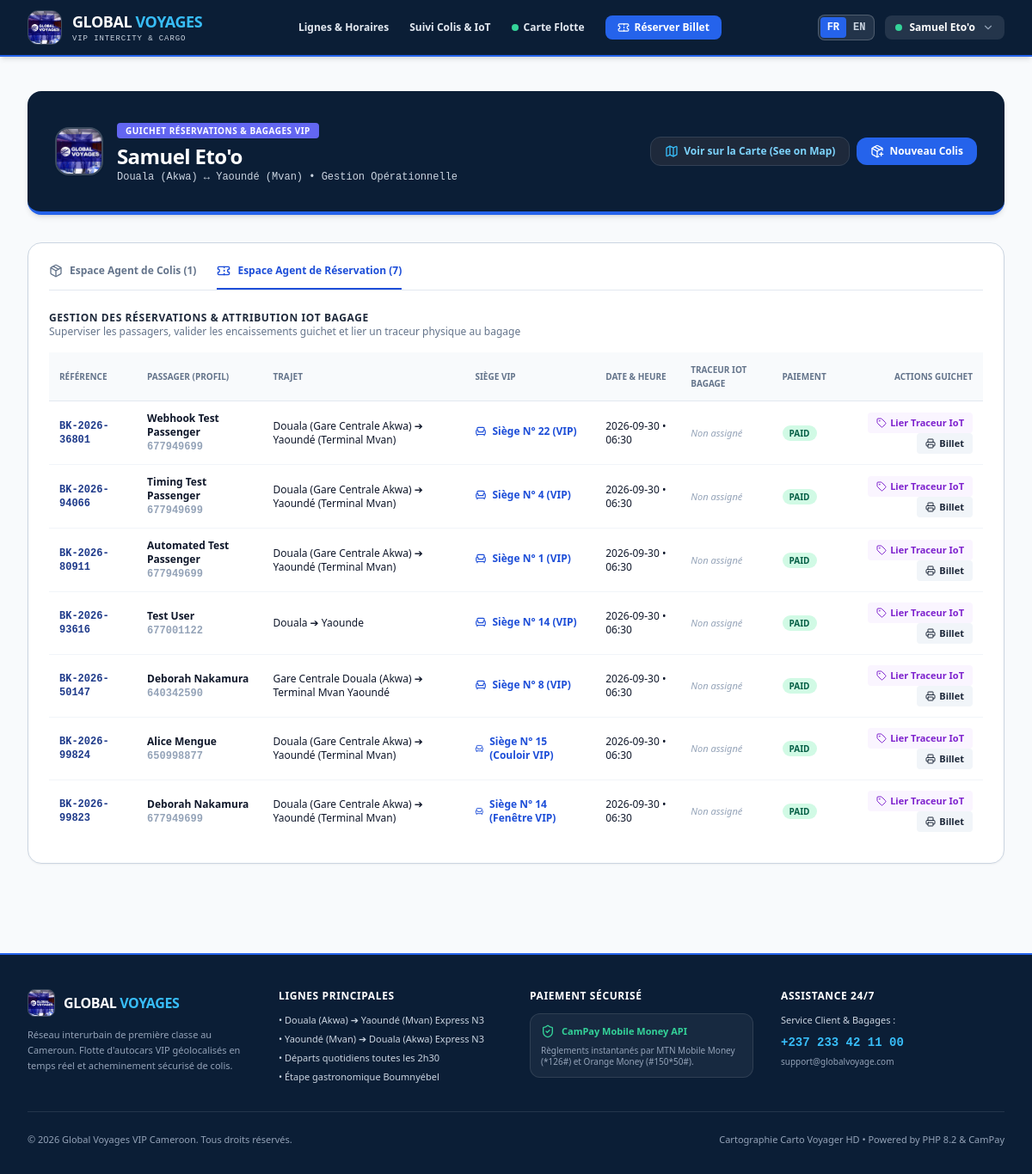
Page /agent/index.php (signed in) on the earlier database version.
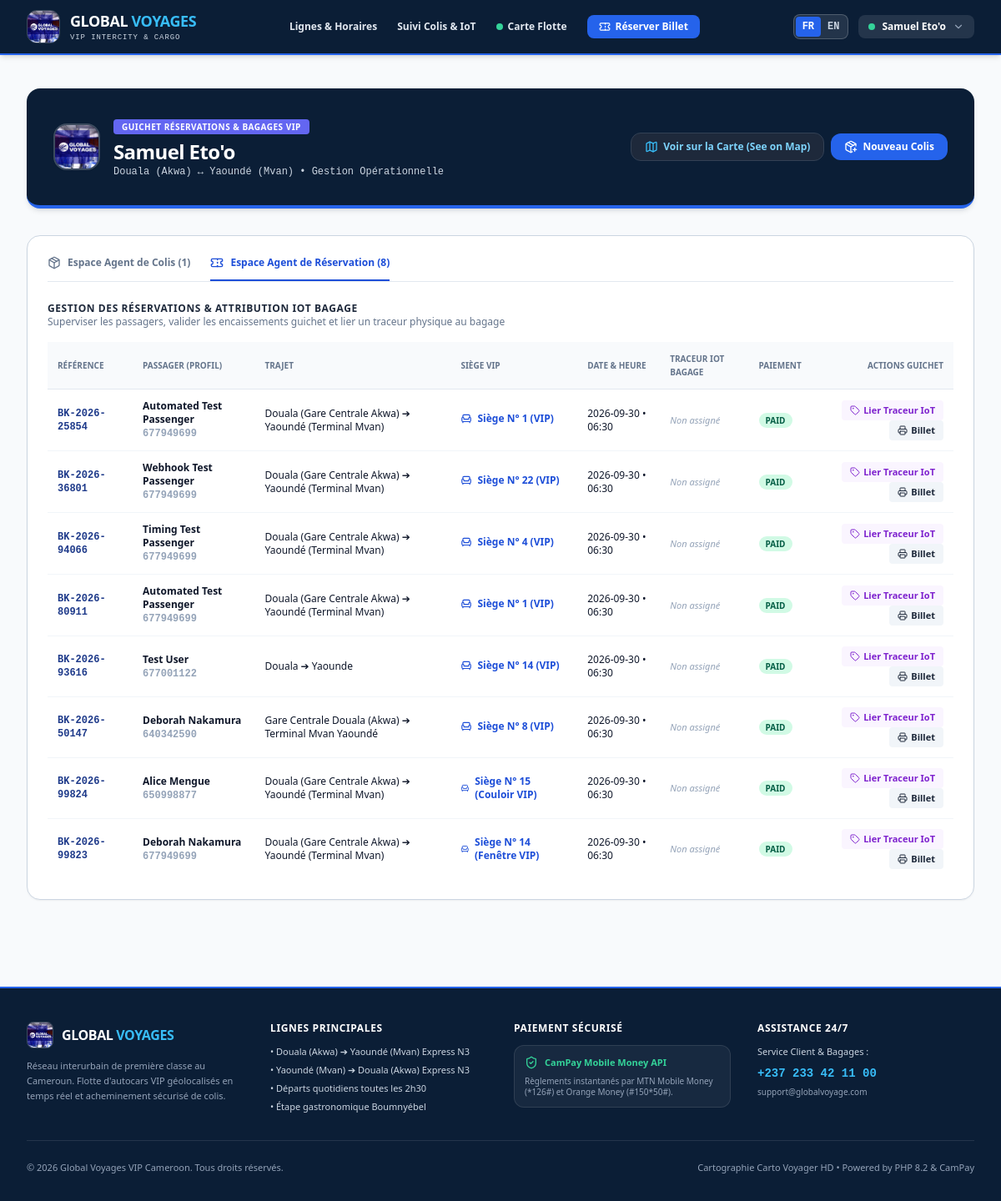
Same page on the later database version.
### tables this page shows
CREATE TABLE bookings (
    id INTEGER PRIMARY KEY AUTOINCREMENT,
    booking_reference VARCHAR(50) UNIQUE NOT NULL,
    user_id INTEGER REFERENCES users(id),
    trip_id INTEGER REFERENCES trips(id),
    trip_number VARCHAR(30),
    bus_model VARCHAR(100),
    passenger_name VARCHAR(100) NOT NULL,
    passenger_id_number VARCHAR(50),
    passenger_email VARCHAR(100),
    passenger_phone VARCHAR(30) NOT NULL,
    origin VARCHAR(100) NOT NULL,
    destination VARCHAR(100) NOT NULL,
    travel_date VARCHAR(20) NOT NULL,
    departure_time VARCHAR(20) NOT NULL,
    seat_number INTEGER NOT NULL,
    seat_label VARCHAR(50),
    amount INTEGER NOT NULL,
    payment_method VARCHAR(30) DEFAULT 'MTN_MOMO',
    payment_status VARCHAR(20) DEFAULT 'PENDING',
    campay_reference VARCHAR(100),
    campay_operator VARCHAR(50),
    campay_ussd_code VARCHAR(50),
    external_reference VARCHAR(100),
    created_at DATETIME DEFAULT CURRENT_TIMESTAMP,
    updated_at DATETIME DEFAULT CURRENT_TIMESTAMP
, tracker_id INTEGER REFERENCES iot_trackers(id));

### src/Auth.php (called while the page is built, shortened)
<?php
class Auth {
    public static function user(): ?array {
        return $_SESSION['user'] ?? null;
    }
}

### src/Language.php (called while the page is built, shortened)
<?php
class Language {
    public static function get(string $key, ?string $fallback = null): string {
        $lang = self::current();
        return self::$translations[$lang][$key] ?? ($fallback ?? $key);
    }
    public static function current(): string {
        $lang = $_SESSION['lang'] ?? 'fr';
        return $lang;
    }
}
function t(string $key, ?string $fallback = null): string {
    return Language::get($key, $fallback);
}

### public/agent/index.php (the view, shortened to what the rows shown need)
<?php
require_once __DIR__ . '/../../src/Auth.php';
require_once __DIR__ . '/../../src/Language.php';
$currentUser = Auth::user();
$pdo = Database::getConnection();
$bookings = $pdo->query("SELECT b.*, trk.tracker_code
    FROM bookings b
    LEFT JOIN iot_trackers trk ON b.tracker_id = trk.id
    ORDER BY b.id DESC LIMIT 50")->fetchAll() ?: [];
$defaultTab = ($currentUser['role'] === 'BOOKING_AGENT') ? 'bookings' : 'parcels';
include __DIR__ . '/../includes/header.php';
?>
<div class="max-w-7xl mx-auto px-4 sm:px-6 lg:px-8 py-10 space-y-8 animate-fadeIn">
  <div class="bg-[#0B1E36] text-white p-6 sm:p-8 rounded-2xl border-b-4 border-blue-600 shadow-md flex flex-col sm:flex-row sm:items-center justify-between gap-4">
    <div class="flex items-center gap-4">
      <div>
        <h1 class="text-2xl font-black tracking-tight text-white mt-1"><?= htmlspecialchars($currentUser['name']) ?></h1>
      </div>
    </div>
  </div>
  <div class="bg-white rounded-2xl border border-slate-300 shadow-sm overflow-hidden p-6 space-y-6">
    <div id="agent-view-bookings" class="space-y-4 <?= $defaultTab === 'bookings' ? '' : 'hidden' ?>">
      <div class="overflow-x-auto">
        <table class="w-full text-left text-xs">
          <thead class="bg-slate-50 border-b border-slate-200 text-slate-500 font-bold uppercase text-[10px]">
            <tr>
              <th class="p-3"><?= t('agent.colRef', 'Référence') ?></th>
              <th class="p-3"><?= t('agent.colPassenger', 'Passager (Profil)') ?></th>
              <th class="p-3"><?= t('agent.colTrip', 'Trajet') ?></th>
              <th class="p-3"><?= t('agent.colSeat', 'Siège VIP') ?></th>
              <th class="p-3"><?= t('agent.colDateTime', 'Date & Heure') ?></th>
              <th class="p-3"><?= t('agent.colLuggageTracker', 'Traceur IoT Bagage') ?></th>
              <th class="p-3"><?= t('agent.colPayment', 'Paiement') ?></th>
              <th class="p-3 text-right"><?= t('agent.colDeskActions', 'Actions Guichet') ?></th>
            </tr>
          </thead>
          <tbody class="divide-y divide-slate-100">
            <?php foreach ($bookings as $b): ?>
              <tr class="hover:bg-slate-50/60 transition">
                <td class="p-3 font-mono font-bold text-blue-900"><?= htmlspecialchars($b['booking_reference']) ?></td>
                <td class="p-3 font-semibold">
                  <?= htmlspecialchars($b['passenger_name']) ?><br>
                  <span class="text-slate-400 font-mono"><?= htmlspecialchars($b['passenger_phone']) ?></span>
                </td>
                <td class="p-3"><?= htmlspecialchars($b['origin']) ?> ➔ <?= htmlspecialchars($b['destination']) ?></td>
                <td class="p-3 font-bold text-blue-700">
                  <span class="inline-flex items-center gap-1.5"><i data-lucide="armchair" class="w-3.5 h-3.5"></i> <?= htmlspecialchars($b['seat_label']) ?></span>
                </td>
                <td class="p-3"><?= $b['travel_date'] ?> • <?= $b['departure_time'] ?></td>
                <td class="p-3">
                  <?php if (!empty($b['tracker_code'])): ?>
                    <span class="px-2 py-0.5 rounded bg-emerald-100 text-emerald-800 font-mono font-bold text-[10px] inline-flex items-center gap-1">
                      <i data-lucide="tag" class="w-3 h-3"></i> <?= htmlspecialchars($b['tracker_code']) ?>
                    </span>
                  <?php else: ?>
                    <span class="text-slate-400 italic text-[11px]"><?= t('agent.unassigned', 'Non assigné') ?></span>
                  <?php endif; ?>
                </td>
                <td class="p-3">
                  <span class="px-2 py-0.5 rounded-full text-[10px] font-bold uppercase
                    <?= $b['payment_status'] === 'PAID' ? 'bg-emerald-100 text-emerald-800' : 'bg-amber-100 text-amber-800' ?>">
                    <?= htmlspecialchars($b['payment_status']) ?>
                  </span>
                </td>
                <td class="p-3 text-right space-x-1">
                  <button type="button" onclick="openAssignTrackerModal(<?= $b['id'] ?>, '<?= htmlspecialchars($b['booking_reference']) ?>', '<?= htmlspecialchars($b['passenger_name']) ?>')"
                    class="px-2.5 py-1 rounded bg-purple-50 hover:bg-purple-100 text-purple-700 font-bold transition text-[11px] cursor-pointer inline-flex items-center gap-1">
                    <i data-lucide="tag" class="w-3 h-3"></i>
                    <span><?= t('agent.btnLinkTracker', 'Lier Traceur IoT') ?></span>
                  </button>
                  <?php if ($b['payment_status'] !== 'PAID'): ?>
                    <form method="POST" class="inline">
                      <input type="hidden" name="confirm_booking" value="1">
                      <input type="hidden" name="booking_id" value="<?= $b['id'] ?>">
                      <button type="submit" class="px-2.5 py-1 bg-emerald-600 text-white rounded font-bold text-[11px] cursor-pointer">
                        <?= t('agent.btnDeskCollect', 'Encaisser Guichet') ?>
                      </button>
                    </form>
                  <?php else: ?>
                    <a href="<?= BASE_URL ?>/customer/ticket.php?ref=<?= urlencode($b['booking_reference']) ?>" target="_blank"
                       class="px-2.5 py-1 rounded bg-slate-100 hover:bg-slate-200 text-slate-800 font-bold text-[11px] inline-flex items-center gap-1">
                      <i data-lucide="printer" class="w-3 h-3"></i>
                      <span><?= t('agent.btnTicket', 'Billet') ?></span>
                    </a>
                  <?php endif; ?>
                </td>
              </tr>
            <?php endforeach; ?>
          </tbody>
        </table>
      </div>
    </div>
  </div>
</div>
<?php include __DIR__ . '/../includes/footer.php'; ?>

Differences in the rows shown:
added bookings: booking_reference "BK-2026-25854", passenger_name "Automated Test Passenger", passenger_phone "677949699", origin "Douala (Gare Centrale Akwa)", destination "Yaoundé (Terminal Mvan)", seat_label "Siège N° 1 (VIP)", travel_date "2026-09-30", departure_time "06:30", payment_status "PAID"
Other differences:
count($bookings): "7" → "8"
